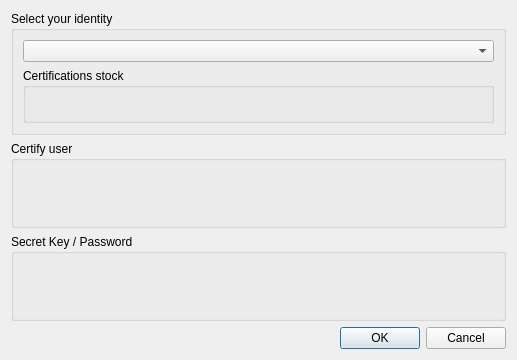
<?xml version="1.0" encoding="UTF-8"?>
<ui version="4.0">
 <class>CertificationDialog</class>
 <widget class="QDialog" name="CertificationDialog">
  <property name="geometry">
   <rect>
    <x>0</x>
    <y>0</y>
    <width>517</width>
    <height>360</height>
   </rect>
  </property>
  <property name="windowTitle">
   <string>Certification</string>
  </property>
  <layout class="QVBoxLayout" name="verticalLayout">
   <item>
    <widget class="QGroupBox" name="groupBox_2">
     <property name="sizePolicy">
      <sizepolicy hsizetype="Preferred" vsizetype="Maximum">
       <horstretch>0</horstretch>
       <verstretch>0</verstretch>
      </sizepolicy>
     </property>
     <property name="title">
      <string>Select your identity</string>
     </property>
     <layout class="QVBoxLayout" name="verticalLayout_2">
      <item>
       <widget class="QComboBox" name="combo_connection"/>
      </item>
      <item>
       <widget class="QGroupBox" name="groupBox_3">
        <property name="title">
         <string>Certifications stock</string>
        </property>
        <layout class="QVBoxLayout" name="verticalLayout_4">
         <item>
          <widget class="QLabel" name="label_cert_stock">
           <property name="text">
            <string/>
           </property>
          </widget>
         </item>
        </layout>
       </widget>
      </item>
     </layout>
    </widget>
   </item>
   <item>
    <widget class="QGroupBox" name="groupbox_certified">
     <property name="title">
      <string>Certify user</string>
     </property>
     <layout class="QVBoxLayout" name="verticalLayout_3"/>
    </widget>
   </item>
   <item>
    <widget class="QGroupBox" name="group_box_password">
     <property name="title">
      <string>Secret Key / Password</string>
     </property>
     <layout class="QVBoxLayout" name="verticalLayout_6">
      <item>
       <layout class="QVBoxLayout" name="layout_password_input"/>
      </item>
     </layout>
    </widget>
   </item>
   <item>
    <widget class="QDialogButtonBox" name="button_box">
     <property name="enabled">
      <bool>true</bool>
     </property>
     <property name="orientation">
      <enum>Qt::Horizontal</enum>
     </property>
     <property name="standardButtons">
      <set>QDialogButtonBox::Cancel|QDialogButtonBox::Ok</set>
     </property>
    </widget>
   </item>
  </layout>
 </widget>
 <resources/>
 <connections/>
 <slots>
  <slot>open_manage_wallet_coins()</slot>
  <slot>change_displayed_wallet(int)</slot>
  <slot>transfer_mode_changed(bool)</slot>
  <slot>recipient_mode_changed(bool)</slot>
  <slot>change_current_community(int)</slot>
  <slot>amount_changed()</slot>
  <slot>relative_amount_changed()</slot>
 </slots>
</ui>
